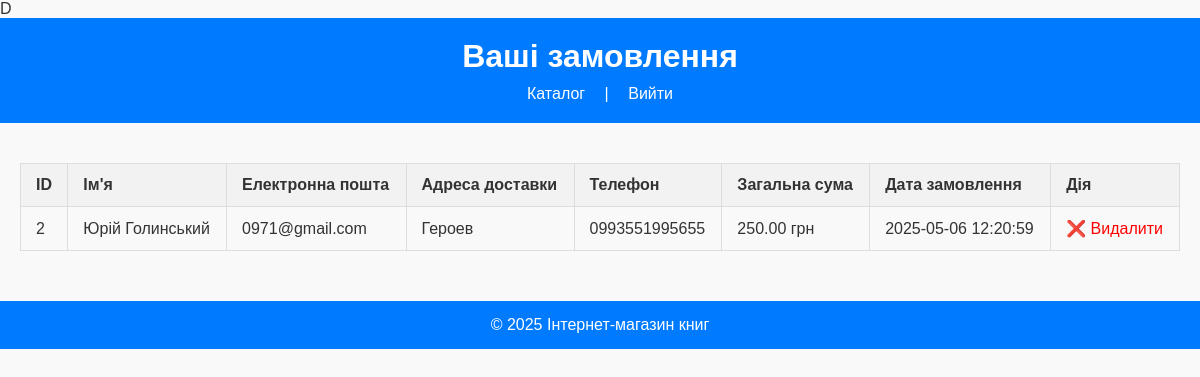
Page /bookstore/order.php (signed in) on the committed database.
### tables this page shows
CREATE TABLE `orders` (
  `id` int(11) NOT NULL,
  `user_id` int(11) DEFAULT NULL,
  `name` varchar(100) DEFAULT NULL,
  `email` varchar(100) DEFAULT NULL,
  `address` text DEFAULT NULL,
  `phone` varchar(20) DEFAULT NULL,
  `total` decimal(10,2) DEFAULT NULL,
  `created_at` timestamp NOT NULL DEFAULT current_timestamp(),
  `name_books` varchar(255) DEFAULT NULL
);

### bookstore/order.php (the view, shortened to what this page needs)
<?php
include('includes/db.php');
$user_id = $_SESSION['user_id'];
$query = "SELECT email FROM users WHERE id = $user_id";
$result = mysqli_query($conn, $query);
$user = mysqli_fetch_assoc($result);
$user_email = $user['email'];
$order_query = "SELECT * FROM orders WHERE email = '$user_email' ORDER BY created_at DESC";
$order_result = mysqli_query($conn, $order_query);
?>
<!DOCTYPE html>
<html lang="uk">
<head>
    <link rel="stylesheet" href="css/order.css">
</head>
<body>
    <header>
        <h1>Ваші замовлення</h1>
        <nav>
            <a href="catalog.php">Каталог</a> |
            <a href="logout.php">Вийти</a>
        </nav>
    </header>
    <main>
        <?php if (mysqli_num_rows($order_result) > 0): ?>
            <table class="orders-table">
                <thead>
                    <tr>
                        <th>ID</th>
                        <th>Ім'я</th>
                        <th>Електронна пошта</th>
                        <th>Адреса доставки</th>
                        <th>Телефон</th>
                        <th>Загальна сума</th>
                        <th>Дата замовлення</th>
                        <th>Дія</th>
                    </tr>
                </thead>
                <tbody>
                    <?php while ($row = mysqli_fetch_assoc($order_result)): ?>
                        <tr>
                            <td><?= $row['id'] ?></td>
                            <td><?= $row['name'] ?></td>
                            <td><?= $row['email'] ?></td>
                            <td><?= $row['address'] ?></td>
                            <td><?= $row['phone'] ?></td>
                            <td><?= number_format($row['total'], 2) ?> грн</td>
                            <td><?= $row['created_at'] ?></td>
                            <td><a href="?delete_id=<?= $row['id'] ?>" onclick="return confirm('Ви впевнені?')">❌ Видалити</a></td>
                        </tr>
                    <?php endwhile; ?>
                </tbody>
            </table>
        <?php else: ?>
            <p>У вас поки немає замовлень.</p>
        <?php endif; ?>
    </main>
    <footer>
        <p>&copy; 2025 Інтернет-магазин книг</p>
    </footer>
</body>
</html>

### bookstore/css/order.css (style rules this page uses)
body { font-family: Arial, sans-serif; background-color: #f9f9f9; color: #333; margin: 0; padding: 0; }
header { background-color: #007bff; color: white; padding: 20px; text-align: center; }
header h1 { margin: 0; }
nav { margin-top: 10px; text-align: center; }
nav a { color: white; text-decoration: none; margin: 0 15px; font-size: 16px; }
main { padding: 20px; max-width: 1200px; margin: 0 auto; }
.orders-table { width: 100%; border-collapse: collapse; margin-top: 20px; }
.orders-table th, .orders-table td { padding: 12px 15px; text-align: left; border: 1px solid #ddd; }
.orders-table th { background-color: #f2f2f2; font-weight: bold; }
.orders-table a { color: red; text-decoration: none; }
footer { text-align: center; background-color: #007bff; color: white; padding: 15px; margin-top: 30px; }
footer p { margin: 0; }

### rows in the picture
orders: id "2", name "Юрiй Голинський", email "0971@gmail.com", address "Героев", phone "0993551995655", total "250.00", created_at "2025-05-06 12:20:59"
